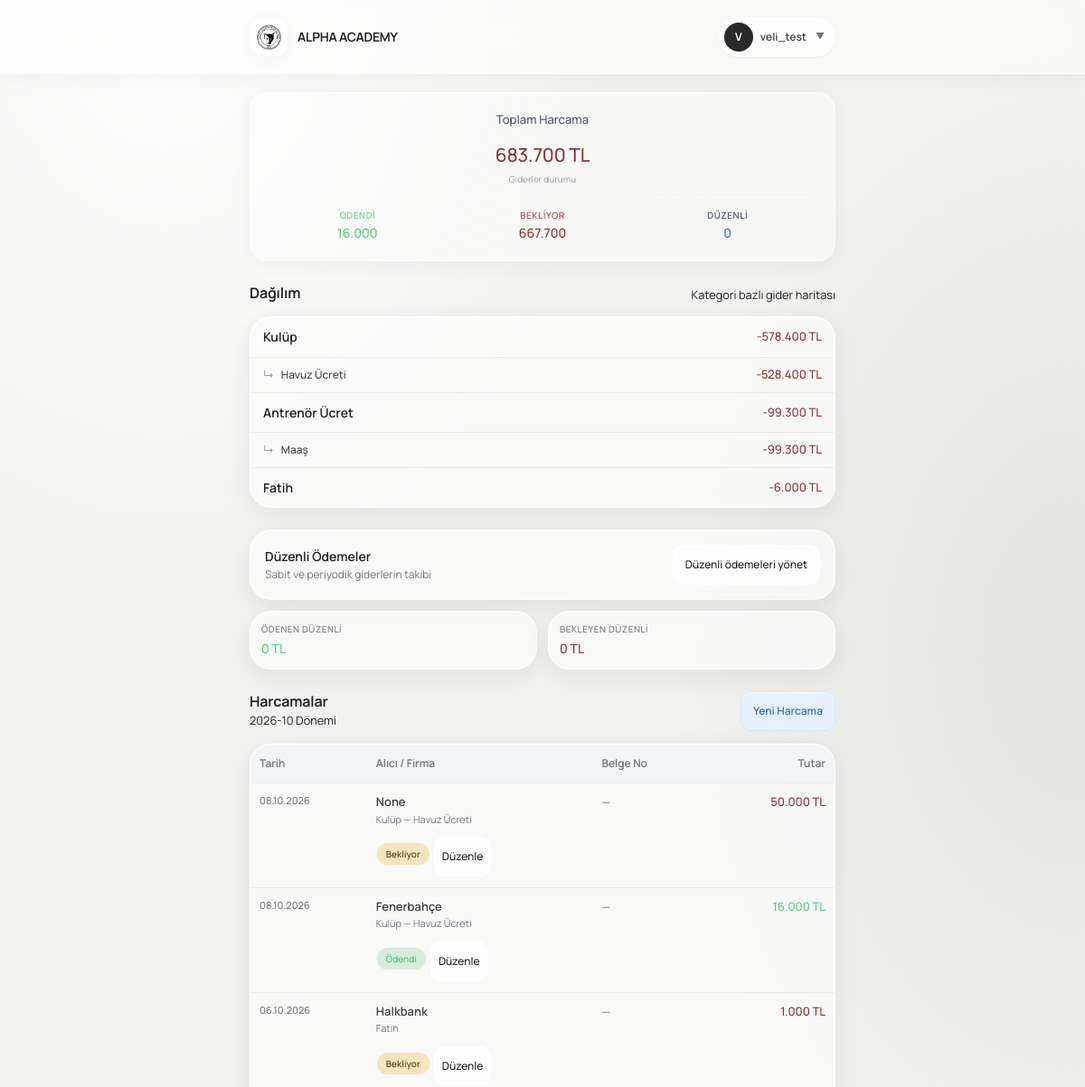
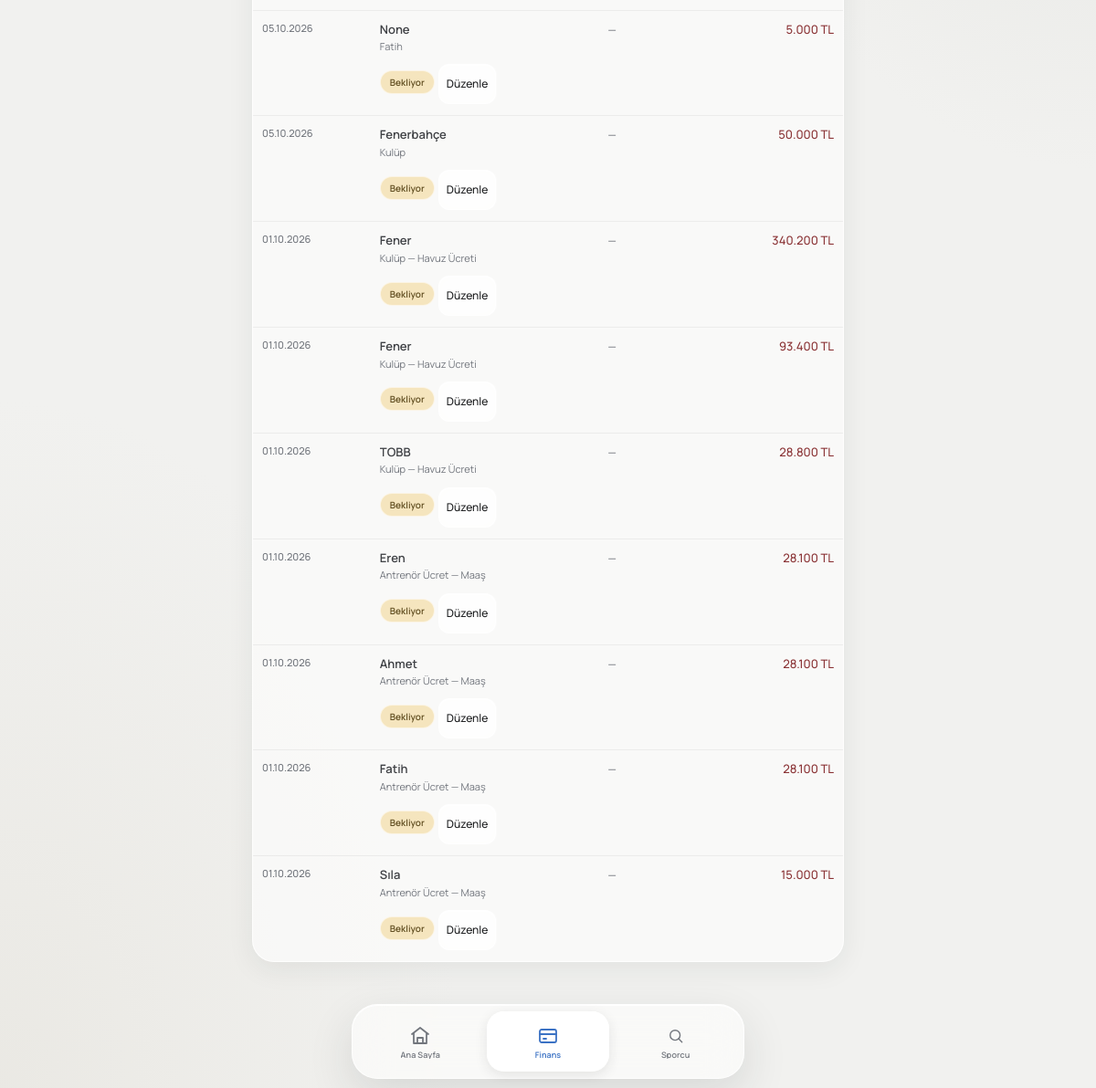
/finance/expenses/ (signed in), run on the app's committed database (2 pictures, top to bottom).
### users/models.py (models this page shows, shortened)
class User(AbstractUser):
    class Role(models.TextChoices):
        PARENT = 'parent', 'Veli'
        ADMIN = 'admin', 'Yönetici'
        COACH = 'coach', 'Antrenör'
        FINANCE = 'finance', 'Mali İşler'
    email = models.EmailField(unique=True, verbose_name="E-posta Adresi")
    role = models.CharField(
        max_length=20,
        choices=Role.choices,
        default=Role.PARENT,
        verbose_name="Kullanıcı Rolü"
    )
    phone_number = models.CharField(max_length=15, blank=True, null=True, verbose_name="Telefon Numarası")
    tc_identity = models.CharField(max_length=11, blank=True, null=True, verbose_name="T.C. Kimlik No")
    USERNAME_FIELD = 'username'
    REQUIRED_FIELDS = ['email', 'first_name', 'last_name']
    class Meta:
        verbose_name = "Kullanıcı"
        verbose_name_plural = "Kullanıcılar"
    @property
    def is_club_admin(self):
        return self.role == self.Role.ADMIN
    @property
    def is_coach(self):
        return self.role == self.Role.COACH

### finance/models.py (models this page shows, shortened)
class ExpenseCategory(models.Model):
    name = models.CharField(max_length=100, verbose_name="Kategori Adı")
    parent = models.ForeignKey(
        'self',
        on_delete=models.SET_NULL,
        null=True,
        blank=True,
        related_name='children',
        verbose_name="Üst Kategori",
    )
    description = models.TextField(blank=True, null=True, verbose_name="Açıklama")
    class Meta:
        verbose_name = "Gider Kategorisi"
        verbose_name_plural = "Gider Kategorileri"

class Expense(models.Model):
    STATUS_CHOICES = [
        ('pending', 'Bekliyor'),
        ('paid', 'Ödendi'),
        ('cancelled', 'İptal Edildi'),
    ]
    category = models.ForeignKey(
        ExpenseCategory,
        on_delete=models.SET_NULL,
        null=True,
        related_name='expenses',
        verbose_name="Kategori"
    )
    regular_expense = models.ForeignKey(
        'RegularExpense',
        on_delete=models.SET_NULL,
        null=True,
        blank=True,
        related_name='generated_expenses',
        verbose_name="Düzenli gider kaynağı"
    )
    amount = models.IntegerField(verbose_name="Tutar (TL)")
    status = models.CharField(
        max_length=20,
        choices=STATUS_CHOICES,
        default='pending',
        verbose_name="Gider Durumu",
    )
    reciever = models.CharField(
        null=True,
        blank=True,
        max_length=200,
        verbose_name="Alıcı / Firma / Kişi")
    expense_date = models.DateField(verbose_name="Harcama Tarihi")
    is_active = models.BooleanField(default=True, verbose_name="Aktif mi?")
    period = models.CharField(
        max_length=7,
        db_index=True,
        help_text="Format: YYYY-MM (Örn: 2026-08)",
        verbose_name="Ait Olduğu Dönem"
    )
    receipt_no = models.CharField(max_length=100, blank=True, null=True, verbose_name="Fatura / Fiş / Dekont No")
    notes = models.TextField(blank=True, null=True, verbose_name="Açıklama / Detay")
    created_by = models.ForeignKey(
        settings.AUTH_USER_MODEL,
        on_delete=models.SET_NULL,
        null=True,
        verbose_name="Kaydı Oluşturan"
    )
    created_at = models.DateTimeField(auto_now_add=True)
    updated_at = models.DateTimeField(auto_now=True)
    class Meta:
        verbose_name = "Gider Kaydı"
        verbose_name_plural = "Gider Kayıtları"
        ordering = ['updated_at']

### finance/views.py (the view)
# urls.py: path('expenses/', views.expense_list, name='expense-list'),
@login_required
def expense_list(request):
    period = request.GET.get('period', date.today().strftime('%Y-%m'))
    category_id = request.GET.get('category', '')
    query = request.GET.get('q', '').strip()
    expenses = get_expenses_for_period(period, category_id, query)
    expense_summary = get_expense_summary(period)
    regular_expense_summary = get_regular_expense_summary(period)
    context = {
        'period': period,
        'expenses': expenses,
        'categories': ExpenseCategory.objects.all().order_by('name'),
        'selected_category': category_id,
        'query': query,
        'expense_summary': expense_summary,
        'regular_expense_summary': regular_expense_summary,
        'today': date.today(),
    }
    return render(request, 'finance/expenses.html', context)

### finance/views.py (called while the page is built)
def get_period_bounds(period):
    try:
        period_start = datetime.strptime(period, '%Y-%m').date()
    except (TypeError, ValueError):
        period_start = date.today().replace(day=1)
    period_end = period_start.replace(
        day=calendar.monthrange(period_start.year, period_start.month)[1]
    )
    return period_start, period_end

def get_regular_expense_summary(period=None):
    period = period or date.today().strftime('%Y-%m')
    period_start, period_end = get_period_bounds(period)
    active_expenses = RegularExpense.objects.filter(
        start_date__lte=period_end
    ).filter(
        Q(end_date__isnull=True) | Q(end_date__gte=period_start)
    )
    paid_expenses = Expense.objects.filter(
        regular_expense__in=active_expenses,
        is_active=True,
        status='paid',
        period=period,
    )
    regular_total = active_expenses.aggregate(total=Sum('amount'))['total'] or 0
    paid_total = paid_expenses.aggregate(total=Sum('amount'))['total'] or 0
    return {
        'regular_total': regular_total,
        'regular_paid_total': paid_total,
        'regular_pending_total': regular_total - paid_total,
    }

### templates/finance/expenses.html (shortened to what this page needs)
{% extends "base.html" %}
{% block content %}
    <div class="dashboard">
        {% include "finance/partials/_expense_summary.html" %}
        <section class="ui-section mt-6">
            <div class="ui-section-header">
                <div>
                    <h2 class="ui-section-title">Harcamalar</h2>
                    <span class="ui-section-description">{{ period }} Dönemi</span>
                </div>
                <button
                    type="button"
                    class="ui-btn ui-btn-primary ui-btn-sm"
                    hx-get="{% url 'expense-create' %}?period={{ expense_period }}&dashboard=1"
                    hx-target="#modal-container"
                    hx-swap="innerHTML"
                >Yeni Harcama</button>
            </div>
            <div class="ui-card overflow-hidden mt-3">
                <table class="ui-table" id="expense-list">
                    <thead>
                        <tr class="bg-[var(--ui-surface-2)] border-b border-[var(--ui-border-dark)]">
                            <th class="ui-table-cell font-semibold text-[var(--ui-muted)] text-left">Tarih</th>
                            <th class="ui-table-cell font-semibold text-[var(--ui-muted)] text-left">Alıcı / Firma</th>
                            <th class="ui-table-cell font-semibold text-[var(--ui-muted)] text-left ui-table-cell-receipt">Belge No</th>
                            <th class="ui-table-cell font-semibold text-[var(--ui-muted)] text-right">Tutar</th>
                        </tr>
                    </thead>
                    <tbody>
                        {% for expense in expenses %}
                            {% include "finance/partials/_expense_row.html" %}
                        {% endfor %}
                    </tbody>
                </table>
            </div>
        </section>
    </div>
{% endblock %}

### templates/components/app/topbar.html (shortened to what this page needs)
{% load static %}
<div class="app-topbar">
    <div class="app-topbar-inner">
        <a href="/" class="app-brand hover:opacity-90 transition-opacity">
            <div class="app-brand-logo flex items-center justify-center font-black text-xs text-[var(--ui-primary-text)] bg-[var(--ui-primary)]">
                <img src="/media/logos/new_logo.png" alt="Alpha Academy Logo" class="w-full h-full object-cover" />
            </div>
            <div class="min-w-0">
                <span class="app-brand-name">ALPHA ACADEMY</span>
            </div>
        </a>
        {% if request.user.is_authenticated %}
            <div class="app-topbar-actions relative" id="topbar-user-dropdown-wrapper">
                <button type="button"
                        class="flex items-center gap-2 p-1.5 pr-3 rounded-full bg-white/60 hover:bg-white/90 border border-[var(--ui-border-dark)] backdrop-blur-md shadow-sm transition-all active:scale-[0.98]"
                        onclick="document.getElementById('topbar-user-dropdown').classList.toggle('hidden')">
                    <div class="w-8 h-8 rounded-full bg-[var(--ui-dark)] text-white text-xs font-bold flex items-center justify-center shadow-sm shrink-0">
                        {% if request.user.first_name %}
                            {{ request.user.first_name|first|upper }}
                        {% else %}
                            {{ request.user.username|first|upper }}
                        {% endif %}
                    </div>
                    <span class="hidden sm:inline text-xs font-semibold text-[var(--ui-text-soft)]">
                        {% if request.user.get_full_name %}
                            {{ request.user.get_full_name }}
                        {% else %}
                            {{ request.user.username }}
                        {% endif %}
                    </span>
                    <span class="text-[10px] text-[var(--ui-muted)] ml-0.5">▼</span>
                </button>
            </div>
        {% endif %}
    </div>
</div>

### templates/finance/partials/_expense_summary.html
<div class="profile-hero-card mb-6">
    <div class="profile-hero-content py-1">
        <span class="profile-hero-subtitle m-0">Toplam Harcama</span>
        <h2 class="profile-hero-name text-3xl my-1 ui-text-danger font-bold">
            {{ expense_summary.total_expense|floatformat:0 }} TL
        </h2>
        <span class="text-[10px] text-[var(--ui-subtle)]">Giderler durumu</span>
        <div class="w-full h-px bg-white/40 my-3"></div>
        <div class="grid grid-cols-3 gap-2 w-full text-center">
            <div class="flex flex-col items-center">
                <span class="text-[10px] uppercase tracking-wider font-semibold text-[var(--ui-success-text)] opacity-80">Ödendi</span>
                <span class="text-sm font-bold ui-text-success mt-0.5">
                    {{ expense_summary.paid_expense_total|floatformat:0 }}
                </span>
            </div>
            <div class="flex flex-col items-center border-x border-white/30 px-1">
                <span class="text-[10px] uppercase tracking-wider font-semibold text-[var(--ui-danger-text)] opacity-80">Bekliyor</span>
                <span class="text-sm font-bold ui-text-danger mt-0.5">
                    {{ expense_summary.pending_expense_total|floatformat:0 }}
                </span>
            </div>
            <div class="flex flex-col items-center">
                <span class="text-[10px] uppercase tracking-wider font-semibold text-[var(--ui-primary-text)] opacity-80">Düzenli</span>
                <span class="text-sm font-bold ui-text-primary mt-0.5">
                    {{ regular_expense_summary.regular_paid_total|floatformat:0 }}
                </span>
            </div>
        </div>
    </div>
</div>
<section class="ui-section mt-4">
    <div class="ui-section-header">
        <h3 class="ui-section-title">Dağılım</h3>
        <span class="ui-section-description">Kategori bazlı gider haritası</span>
    </div>
    <div class="ui-card divide-y divide-[var(--ui-border-dark)] mt-2">
        {% for category in expense_summary.category_totals %}
            <div class="ui-list-item {% if category.parent_name %}pl-8 bg-[var(--ui-surface-2)]/30{% endif %}">
                <div class="flex items-center gap-2">
                    {% if category.parent_name %}
                        <span class="text-[var(--ui-subtle)] text-xs">↳</span>
                        <span class="text-[var(--ui-text-soft)] text-xs font-medium">{{ category.name }}</span>
                    {% else %}
                        <span class="text-[var(--ui-text)] font-semibold">{{ category.name }}</span>
                    {% endif %}
                </div>
                <span class="ui-list-value ui-text-danger">
                    -{{ category.total|floatformat:0 }} TL
                </span>
            </div>
        {% empty %}
            <div class="ui-empty">
                <div class="ui-empty-icon">📦</div>
                <p class="ui-empty-description">Kayıt yok.</p>
            </div>
        {% endfor %}
    </div>
</section>
<section class="ui-section mt-6">
    <div class="ui-card p-4 flex flex-col sm:flex-row sm:items-center sm:justify-between gap-3 bg-[var(--ui-surface-2)] border border-[var(--ui-border-dark)]">
        <div class="flex flex-col">
            <h4 class="text-sm font-semibold text-[var(--ui-text)] m-0">Düzenli Ödemeler</h4>
            <span class="text-xs text-[var(--ui-muted)] mt-0.5">Sabit ve periyodik giderlerin takibi</span>
        </div>
        <a href="#" class="ui-btn ui-btn-sm ui-btn-secondary shadow-sm text-xs shrink-0">
            Düzenli ödemeleri yönet
        </a>
    </div>
    <div class="grid grid-cols-2 gap-3 mt-3">
        <div class="ui-card p-3 flex flex-col gap-1">
            <span class="text-[10px] text-[var(--ui-muted)] font-medium uppercase tracking-wider">Ödenen Düzenli</span>
            <strong class="text-sm font-bold ui-text-success">
                {{ regular_expense_summary.regular_paid_total|floatformat:0 }} TL
            </strong>
        </div>
        <div class="ui-card p-3 flex flex-col gap-1">
            <span class="text-[10px] text-[var(--ui-muted)] font-medium uppercase tracking-wider">Bekleyen Düzenli</span>
            <strong class="text-sm font-bold ui-text-danger">
                {{ regular_expense_summary.regular_pending_total|floatformat:0 }} TL
            </strong>
        </div>
    </div>
</section>

### templates/finance/partials/_expense_row.html (shortened to what this page needs)
<tr class="ui-table-row {% if not expense.is_active %}ui-table-row-inactive{% endif %}">
    <td class="ui-table-cell ui-table-cell-date">
        <div class="ui-table-date">{{ expense.expense_date|date:'d.m.Y' }}</div>
    </td>
    <td class="ui-table-cell ui-table-cell-recipient">
        <div class="ui-table-recipient">{{ expense.reciever }}</div>
        <div class="ui-table-category">
            {% if expense.category %}
                {% if expense.category.parent %}
                    {{ expense.category.parent.name }} — {{ expense.category.name }}
                {% else %}
                    {{ expense.category.name }}
                {% endif %}
            {% else %}
                Kategorisiz
            {% endif %}
        </div>
        {% if expense.is_regular_source or expense.status or not expense.is_active %}
            <div class="ui-table-status">
                <span class="ui-badge
                    {% if expense.is_regular_source or expense.status == 'pending' %}ui-badge-warning
                    {% elif expense.status == 'paid' %}ui-badge-success
                    {% elif expense.status == 'cancelled' or not expense.is_active %}ui-badge-danger
                    {% else %}ui-badge-neutral{% endif %} text-[10px] px-1.5 py-0.5">
                    {% if expense.is_regular_source %}
                        Bekliyor
                    {% elif expense.status == "paid" %}
                        Ödendi
                    {% elif expense.status == "pending" %}
                        Bekliyor
                    {% elif expense.status == "cancelled" %}
                        İptal
                    {% endif %}
                </span>
                <div class="ui-table-action">
                    <a href="#" class="ui-btn ui-btn-sm {% if expense.is_regular_source %}ui-btn-primary{% else %}ui-btn-secondary{% endif %} !min-height-[26px] !py-0.5 !px-2 text-[10px]">
                        {% if expense.is_regular_source %} Ödeme Yap {% else %} Düzenle {% endif %}
                    </a>
                </div>
            </div>
        {% endif %}
    </td>
    <td class="ui-table-cell ui-table-cell-receipt text-[var(--ui-muted)] font-medium">
        {{ expense.receipt_no|default:'—' }}
    </td>
    <td class="ui-table-cell ui-table-cell-amount">
        <span class="ui-table-amount {% if expense.status == 'paid' %}ui-text-success{% elif expense.status == 'cancelled' %}ui-text-subtle line-through opacity-50{% else %}ui-text-danger{% endif %}">
            {{ expense.amount|floatformat:0 }} TL
        </span>
    </td>
</tr>

### data on the page
User: user.username|first "V", user.username "veli_test"
ExpenseCategory: name "Kulüp", total "578.400"
ExpenseCategory: name "Havuz Ücreti", total "528.400"
ExpenseCategory: name "Antrenör Ücret", total "99.300"
ExpenseCategory: name "Maaş", total "99.300"
Expense: expense_date "08.10.2026", reciever "None", category.parent.name "Kulüp", category.name "Havuz Ücreti", status "Bekliyor", receipt_no "—", amount "50.000"
Expense: expense_date "08.10.2026", reciever "Fenerbahçe", category.parent.name "Kulüp", category.name "Havuz Ücreti", status "Ödendi", receipt_no "—", amount "16.000"
Expense: expense_date "06.10.2026", reciever "Halkbank", category.name "Fatih", status "Bekliyor", receipt_no "—", amount "1.000"
Expense: expense_date "05.10.2026", reciever "None", category.name "Fatih", status "Bekliyor", receipt_no "—", amount "5.000"
Expense: expense_date "05.10.2026", reciever "Fenerbahçe", category.name "Kulüp", status "Bekliyor", receipt_no "—", amount "50.000"
Expense: expense_date "01.10.2026", reciever "Fener", category.parent.name "Kulüp", category.name "Havuz Ücreti", status "Bekliyor", receipt_no "—", amount "340.200"
Expense: expense_date "01.10.2026", reciever "Fener", category.parent.name "Kulüp", category.name "Havuz Ücreti", status "Bekliyor", receipt_no "—", amount "93.400"
Expense: expense_date "01.10.2026", reciever "TOBB", category.parent.name "Kulüp", category.name "Havuz Ücreti", status "Bekliyor", receipt_no "—", amount "28.800"
Expense: expense_date "01.10.2026", reciever "Eren", category.parent.name "Antrenör Ücret", category.name "Maaş", status "Bekliyor", receipt_no "—", amount "28.100"
Expense: expense_date "01.10.2026", reciever "Ahmet", category.parent.name "Antrenör Ücret", category.name "Maaş", status "Bekliyor", receipt_no "—", amount "28.100"
Expense: expense_date "01.10.2026", reciever "Fatih", category.parent.name "Antrenör Ücret", category.name "Maaş", status "Bekliyor", receipt_no "—", amount "28.100"
Expense: expense_date "01.10.2026", reciever "Sıla", category.parent.name "Antrenör Ücret", category.name "Maaş", status "Bekliyor", receipt_no "—", amount "15.000"

### other printed values
{{ expense_summary.total_expense|floatformat:0 }} "683.700"
{{ expense_summary.paid_expense_total|floatformat:0 }} "16.000"
{{ expense_summary.pending_expense_total|floatformat:0 }} "667.700"
{{ regular_expense_summary.regular_paid_total|floatformat:0 }} "0"
{{ category.name }} "Fatih"
{{ category.total|floatformat:0 }} "6.000"
{{ regular_expense_summary.regular_pending_total|floatformat:0 }} "0"
{{ period }} "2026-10"
